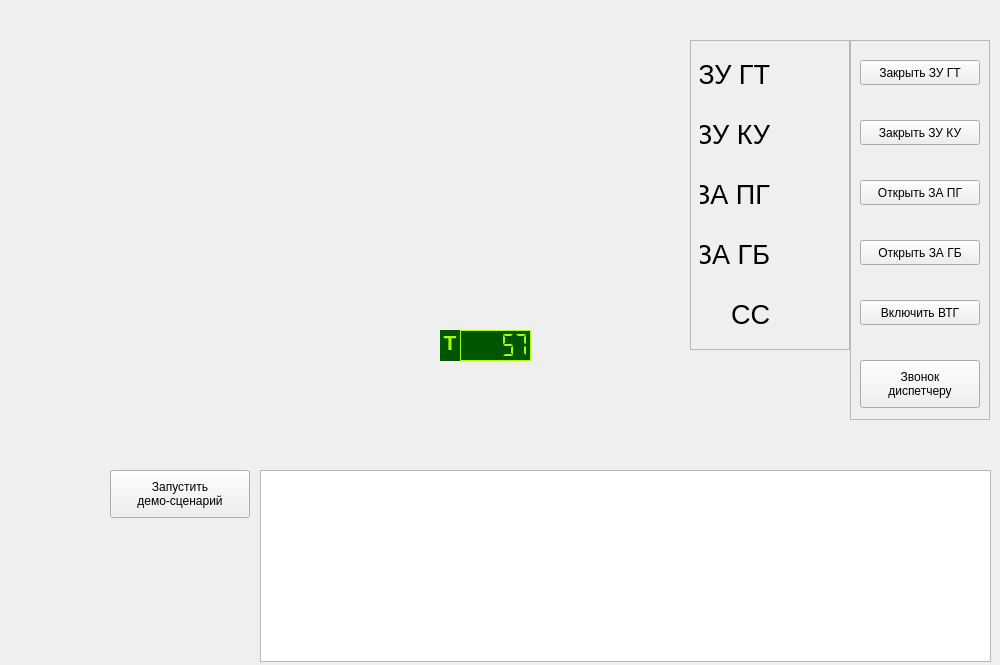
<?xml version="1.0" encoding="UTF-8"?>
<ui version="4.0">
 <class>MainWindow</class>
 <widget class="QMainWindow" name="MainWindow">
  <property name="geometry">
   <rect>
    <x>0</x>
    <y>0</y>
    <width>1000</width>
    <height>665</height>
   </rect>
  </property>
  <property name="windowTitle">
   <string>Тренажер оператора ГТУ</string>
  </property>
  <widget class="QWidget" name="centralwidget">
   <widget class="QLCDNumber" name="ctgt">
    <property name="geometry">
     <rect>
      <x>460</x>
      <y>330</y>
      <width>71</width>
      <height>31</height>
     </rect>
    </property>
    <property name="palette">
     <palette>
      <active>
       <colorrole role="WindowText">
        <brush brushstyle="SolidPattern">
         <color alpha="255">
          <red>170</red>
          <green>255</green>
          <blue>0</blue>
         </color>
        </brush>
       </colorrole>
       <colorrole role="Base">
        <brush brushstyle="SolidPattern">
         <color alpha="255">
          <red>255</red>
          <green>255</green>
          <blue>255</blue>
         </color>
        </brush>
       </colorrole>
       <colorrole role="Window">
        <brush brushstyle="SolidPattern">
         <color alpha="255">
          <red>0</red>
          <green>85</green>
          <blue>0</blue>
         </color>
        </brush>
       </colorrole>
      </active>
      <inactive>
       <colorrole role="WindowText">
        <brush brushstyle="SolidPattern">
         <color alpha="255">
          <red>170</red>
          <green>255</green>
          <blue>0</blue>
         </color>
        </brush>
       </colorrole>
       <colorrole role="Base">
        <brush brushstyle="SolidPattern">
         <color alpha="255">
          <red>255</red>
          <green>255</green>
          <blue>255</blue>
         </color>
        </brush>
       </colorrole>
       <colorrole role="Window">
        <brush brushstyle="SolidPattern">
         <color alpha="255">
          <red>0</red>
          <green>85</green>
          <blue>0</blue>
         </color>
        </brush>
       </colorrole>
      </inactive>
      <disabled>
       <colorrole role="WindowText">
        <brush brushstyle="SolidPattern">
         <color alpha="255">
          <red>174</red>
          <green>176</green>
          <blue>183</blue>
         </color>
        </brush>
       </colorrole>
       <colorrole role="Base">
        <brush brushstyle="SolidPattern">
         <color alpha="255">
          <red>0</red>
          <green>85</green>
          <blue>0</blue>
         </color>
        </brush>
       </colorrole>
       <colorrole role="Window">
        <brush brushstyle="SolidPattern">
         <color alpha="255">
          <red>0</red>
          <green>85</green>
          <blue>0</blue>
         </color>
        </brush>
       </colorrole>
      </disabled>
     </palette>
    </property>
    <property name="autoFillBackground">
     <bool>true</bool>
    </property>
    <property name="frameShadow">
     <enum>QFrame::Plain</enum>
    </property>
    <property name="digitCount">
     <number>5</number>
    </property>
    <property name="segmentStyle">
     <enum>QLCDNumber::Flat</enum>
    </property>
    <property name="value" stdset="0">
     <double>57.000000000000000</double>
    </property>
    <property name="intValue" stdset="0">
     <number>57</number>
    </property>
   </widget>
   <widget class="QLabel" name="vtg">
    <property name="geometry">
     <rect>
      <x>0</x>
      <y>-60</y>
      <width>914</width>
      <height>594</height>
     </rect>
    </property>
    <property name="text">
     <string/>
    </property>
    <property name="pixmap">
     <pixmap>img/втг.png</pixmap>
    </property>
    <property name="scaledContents">
     <bool>true</bool>
    </property>
   </widget>
   <widget class="QTextBrowser" name="log">
    <property name="geometry">
     <rect>
      <x>260</x>
      <y>470</y>
      <width>731</width>
      <height>192</height>
     </rect>
    </property>
   </widget>
   <widget class="QPushButton" name="btn_start">
    <property name="geometry">
     <rect>
      <x>110</x>
      <y>470</y>
      <width>140</width>
      <height>48</height>
     </rect>
    </property>
    <property name="text">
     <string>Запустить
демо-сценарий</string>
    </property>
   </widget>
   <widget class="QLabel" name="gtu_static">
    <property name="geometry">
     <rect>
      <x>0</x>
      <y>-60</y>
      <width>914</width>
      <height>594</height>
     </rect>
    </property>
    <property name="text">
     <string/>
    </property>
    <property name="pixmap">
     <pixmap>raw_img/гту_0.png</pixmap>
    </property>
    <property name="scaledContents">
     <bool>true</bool>
    </property>
   </widget>
   <widget class="QLabel" name="label_8">
    <property name="geometry">
     <rect>
      <x>440</x>
      <y>330</y>
      <width>20</width>
      <height>31</height>
     </rect>
    </property>
    <property name="palette">
     <palette>
      <active>
       <colorrole role="WindowText">
        <brush brushstyle="SolidPattern">
         <color alpha="255">
          <red>170</red>
          <green>255</green>
          <blue>0</blue>
         </color>
        </brush>
       </colorrole>
       <colorrole role="Base">
        <brush brushstyle="SolidPattern">
         <color alpha="255">
          <red>255</red>
          <green>255</green>
          <blue>255</blue>
         </color>
        </brush>
       </colorrole>
       <colorrole role="Window">
        <brush brushstyle="SolidPattern">
         <color alpha="255">
          <red>0</red>
          <green>85</green>
          <blue>0</blue>
         </color>
        </brush>
       </colorrole>
      </active>
      <inactive>
       <colorrole role="WindowText">
        <brush brushstyle="SolidPattern">
         <color alpha="255">
          <red>170</red>
          <green>255</green>
          <blue>0</blue>
         </color>
        </brush>
       </colorrole>
       <colorrole role="Base">
        <brush brushstyle="SolidPattern">
         <color alpha="255">
          <red>255</red>
          <green>255</green>
          <blue>255</blue>
         </color>
        </brush>
       </colorrole>
       <colorrole role="Window">
        <brush brushstyle="SolidPattern">
         <color alpha="255">
          <red>0</red>
          <green>85</green>
          <blue>0</blue>
         </color>
        </brush>
       </colorrole>
      </inactive>
      <disabled>
       <colorrole role="WindowText">
        <brush brushstyle="SolidPattern">
         <color alpha="255">
          <red>174</red>
          <green>176</green>
          <blue>183</blue>
         </color>
        </brush>
       </colorrole>
       <colorrole role="Base">
        <brush brushstyle="SolidPattern">
         <color alpha="255">
          <red>0</red>
          <green>85</green>
          <blue>0</blue>
         </color>
        </brush>
       </colorrole>
       <colorrole role="Window">
        <brush brushstyle="SolidPattern">
         <color alpha="255">
          <red>0</red>
          <green>85</green>
          <blue>0</blue>
         </color>
        </brush>
       </colorrole>
      </disabled>
     </palette>
    </property>
    <property name="font">
     <font>
      <pointsize>16</pointsize>
      <weight>75</weight>
      <bold>true</bold>
     </font>
    </property>
    <property name="autoFillBackground">
     <bool>true</bool>
    </property>
    <property name="text">
     <string>T</string>
    </property>
    <property name="alignment">
     <set>Qt::AlignHCenter|Qt::AlignTop</set>
    </property>
   </widget>
   <widget class="QFrame" name="frame">
    <property name="geometry">
     <rect>
      <x>690</x>
      <y>40</y>
      <width>160</width>
      <height>310</height>
     </rect>
    </property>
    <property name="frameShape">
     <enum>QFrame::StyledPanel</enum>
    </property>
    <property name="frameShadow">
     <enum>QFrame::Raised</enum>
    </property>
    <widget class="QLabel" name="label_2">
     <property name="geometry">
      <rect>
       <x>10</x>
       <y>70</y>
       <width>70</width>
       <height>48</height>
      </rect>
     </property>
     <property name="font">
      <font>
       <pointsize>20</pointsize>
      </font>
     </property>
     <property name="text">
      <string>ЗУ КУ</string>
     </property>
     <property name="alignment">
      <set>Qt::AlignRight|Qt::AlignTrailing|Qt::AlignVCenter</set>
     </property>
    </widget>
    <widget class="QLabel" name="label">
     <property name="geometry">
      <rect>
       <x>10</x>
       <y>10</y>
       <width>70</width>
       <height>48</height>
      </rect>
     </property>
     <property name="font">
      <font>
       <pointsize>20</pointsize>
      </font>
     </property>
     <property name="text">
      <string>ЗУ ГТ</string>
     </property>
     <property name="alignment">
      <set>Qt::AlignRight|Qt::AlignTrailing|Qt::AlignVCenter</set>
     </property>
    </widget>
    <widget class="QLabel" name="zugt">
     <property name="geometry">
      <rect>
       <x>100</x>
       <y>10</y>
       <width>48</width>
       <height>48</height>
      </rect>
     </property>
     <property name="pixmap">
      <pixmap>img/temp.png</pixmap>
     </property>
     <property name="scaledContents">
      <bool>true</bool>
     </property>
    </widget>
    <widget class="QLabel" name="zuku">
     <property name="geometry">
      <rect>
       <x>100</x>
       <y>70</y>
       <width>48</width>
       <height>48</height>
      </rect>
     </property>
     <property name="text">
      <string/>
     </property>
     <property name="pixmap">
      <pixmap>img/temp.png</pixmap>
     </property>
     <property name="scaledContents">
      <bool>true</bool>
     </property>
    </widget>
    <widget class="QLabel" name="label_3">
     <property name="geometry">
      <rect>
       <x>10</x>
       <y>130</y>
       <width>70</width>
       <height>48</height>
      </rect>
     </property>
     <property name="font">
      <font>
       <pointsize>20</pointsize>
      </font>
     </property>
     <property name="text">
      <string>ЗА ПГ</string>
     </property>
     <property name="alignment">
      <set>Qt::AlignRight|Qt::AlignTrailing|Qt::AlignVCenter</set>
     </property>
    </widget>
    <widget class="QLabel" name="zapg">
     <property name="geometry">
      <rect>
       <x>100</x>
       <y>130</y>
       <width>48</width>
       <height>48</height>
      </rect>
     </property>
     <property name="text">
      <string/>
     </property>
     <property name="pixmap">
      <pixmap>img/temp.png</pixmap>
     </property>
     <property name="scaledContents">
      <bool>true</bool>
     </property>
    </widget>
    <widget class="QLabel" name="zagb">
     <property name="geometry">
      <rect>
       <x>100</x>
       <y>190</y>
       <width>48</width>
       <height>48</height>
      </rect>
     </property>
     <property name="text">
      <string/>
     </property>
     <property name="pixmap">
      <pixmap>img/temp.png</pixmap>
     </property>
     <property name="scaledContents">
      <bool>true</bool>
     </property>
    </widget>
    <widget class="QLabel" name="label_4">
     <property name="geometry">
      <rect>
       <x>10</x>
       <y>190</y>
       <width>70</width>
       <height>48</height>
      </rect>
     </property>
     <property name="font">
      <font>
       <pointsize>20</pointsize>
      </font>
     </property>
     <property name="text">
      <string>ЗА ГБ</string>
     </property>
     <property name="alignment">
      <set>Qt::AlignRight|Qt::AlignTrailing|Qt::AlignVCenter</set>
     </property>
    </widget>
    <widget class="QLabel" name="ss">
     <property name="geometry">
      <rect>
       <x>100</x>
       <y>250</y>
       <width>48</width>
       <height>48</height>
      </rect>
     </property>
     <property name="text">
      <string/>
     </property>
     <property name="pixmap">
      <pixmap>img/temp.png</pixmap>
     </property>
     <property name="scaledContents">
      <bool>true</bool>
     </property>
    </widget>
    <widget class="QLabel" name="label_5">
     <property name="geometry">
      <rect>
       <x>10</x>
       <y>250</y>
       <width>70</width>
       <height>48</height>
      </rect>
     </property>
     <property name="font">
      <font>
       <pointsize>20</pointsize>
      </font>
     </property>
     <property name="text">
      <string>СС</string>
     </property>
     <property name="alignment">
      <set>Qt::AlignRight|Qt::AlignTrailing|Qt::AlignVCenter</set>
     </property>
    </widget>
   </widget>
   <widget class="QFrame" name="frame_2">
    <property name="geometry">
     <rect>
      <x>850</x>
      <y>40</y>
      <width>140</width>
      <height>380</height>
     </rect>
    </property>
    <property name="frameShape">
     <enum>QFrame::StyledPanel</enum>
    </property>
    <property name="frameShadow">
     <enum>QFrame::Raised</enum>
    </property>
    <widget class="QPushButton" name="btn_gt">
     <property name="geometry">
      <rect>
       <x>10</x>
       <y>20</y>
       <width>120</width>
       <height>25</height>
      </rect>
     </property>
     <property name="text">
      <string>Закрыть ЗУ ГТ</string>
     </property>
    </widget>
    <widget class="QPushButton" name="btn_ku">
     <property name="geometry">
      <rect>
       <x>10</x>
       <y>80</y>
       <width>120</width>
       <height>25</height>
      </rect>
     </property>
     <property name="text">
      <string>Закрыть ЗУ КУ</string>
     </property>
    </widget>
    <widget class="QPushButton" name="btn_vtg">
     <property name="geometry">
      <rect>
       <x>10</x>
       <y>260</y>
       <width>120</width>
       <height>25</height>
      </rect>
     </property>
     <property name="text">
      <string>Включить ВТГ</string>
     </property>
    </widget>
    <widget class="QPushButton" name="btn_pg">
     <property name="geometry">
      <rect>
       <x>10</x>
       <y>140</y>
       <width>120</width>
       <height>25</height>
      </rect>
     </property>
     <property name="text">
      <string>Открыть ЗА ПГ</string>
     </property>
    </widget>
    <widget class="QPushButton" name="btn_gb">
     <property name="geometry">
      <rect>
       <x>10</x>
       <y>200</y>
       <width>120</width>
       <height>25</height>
      </rect>
     </property>
     <property name="text">
      <string>Открыть ЗА ГБ</string>
     </property>
    </widget>
    <widget class="QPushButton" name="btn_call">
     <property name="geometry">
      <rect>
       <x>10</x>
       <y>320</y>
       <width>120</width>
       <height>48</height>
      </rect>
     </property>
     <property name="text">
      <string>Звонок
диспетчеру</string>
     </property>
    </widget>
   </widget>
   <zorder>gtu_static</zorder>
   <zorder>vtg</zorder>
   <zorder>ctgt</zorder>
   <zorder>label_8</zorder>
   <zorder>frame</zorder>
   <zorder>frame_2</zorder>
   <zorder>log</zorder>
   <zorder>btn_start</zorder>
  </widget>
 </widget>
 <resources/>
 <connections/>
</ui>
